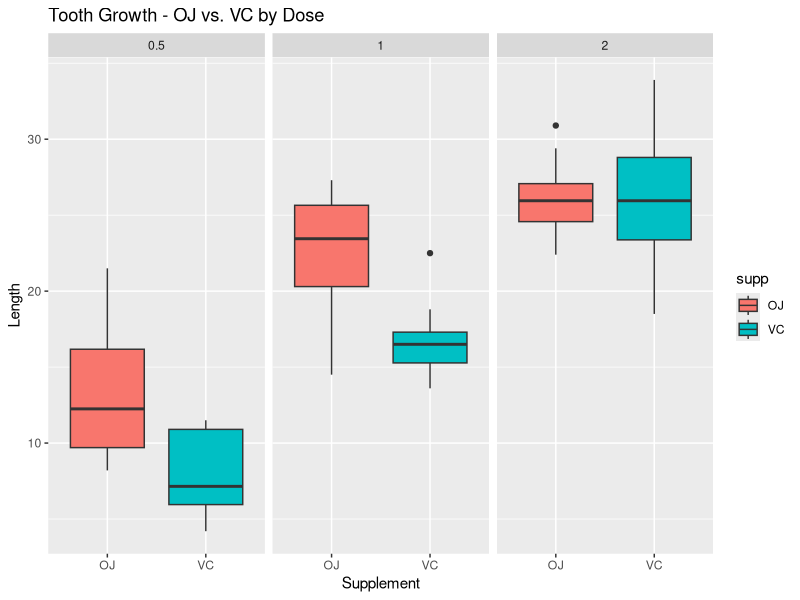

R code for this plot:
# ****** Part 2 *****
#   Now in the second portion of the class, we're going to analyze the ToothGrowth data in the R datasets package. 
# 1.Load the ToothGrowth data and perform some basic exploratory data analyses 
# 2.Provide a basic summary of the data.
# 3.Use confidence intervals and/or hypothesis tests to compare tooth growth by supp and dose. (Only use the techniques from class, even if there's other approaches worth considering)
# 4.State your conclusions and the assumptions needed for your conclusions. 
# 
# ***** Evaluation - Part 2 *****
# Did the student perform an exploratory data analysis of at least a single plot or table highlighting basic features of the data?
# Did the student perform some relevant confidence intervals and/or tests?
# Did the student perform some relevant confidence intervals and/or tests?
# Did the student describe the assumptions needed for their conclusions?

library(dplyr)
library(ggplot2)

data("ToothGrowth")

ggplot(aes(supp, len), data = ToothGrowth) + 
  geom_boxplot(aes(fill = supp)) + facet_grid(. ~ dose) + 
  labs(x = "Supplement", y = "Length", title = "Tooth Growth - OJ vs. VC by Dose")

d05 <- filter(ToothGrowth, dose == .5)
t05 <- t.test(len ~ supp, data = d05)

d10 <- filter(ToothGrowth, dose == 1)
t10 <- t.test(len ~ supp, data = d10)

d20 <- filter(ToothGrowth, dose == 2)
d20oj <- d20$len[d20$supp == "OJ"]; d20vc <- d20$len[d20$supp == "VC"]
t20 <- t.test(d20vc, d20oj)

oj <- filter(ToothGrowth, supp == "OJ")
oj05 <- filter(oj, dose == .5); oj10 <- filter(oj, dose == 1); oj20 <- filter(oj, dose == 2)
tOj10_05 <- t.test(oj10$len, oj05$len)
tOj20_05 <- t.test(oj20$len, oj05$len)
tOj20_10 <- t.test(oj20$len, oj10$len)

vc <- filter(ToothGrowth, supp == "VC")
vc05 <- filter(vc, dose == .5); vc10 <- filter(vc, dose == 1); vc20 <- filter(vc, dose == 2)
tVc10_05 <- t.test(vc10$len, vc05$len)
tVc20_05 <- t.test(vc20$len, vc05$len)
tVc20_10 <- t.test(vc20$len, vc10$len)


t05$estimate
t05$p.values
t05$conf.int[1]
t05$conf.int[2]
t05$null.value
t05$alternative
t05$statistic[[1]]
names(t05$statistic)



